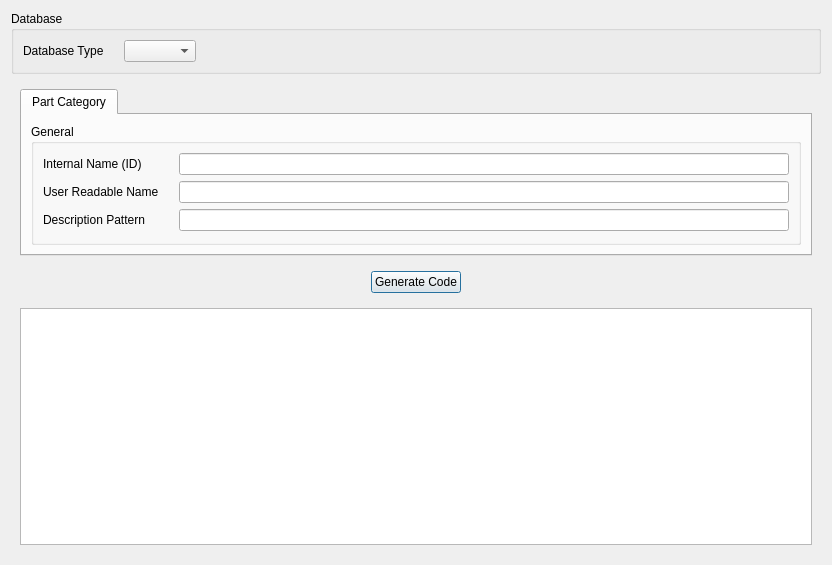
<?xml version="1.0" encoding="UTF-8"?>
<ui version="4.0">
 <class>SQLGeneratorDialog</class>
 <widget class="QDialog" name="SQLGeneratorDialog">
  <property name="geometry">
   <rect>
    <x>0</x>
    <y>0</y>
    <width>832</width>
    <height>565</height>
   </rect>
  </property>
  <property name="windowTitle">
   <string>Dialog</string>
  </property>
  <layout class="QVBoxLayout" name="verticalLayout">
   <item>
    <widget class="QGroupBox" name="groupBox">
     <property name="title">
      <string>Database</string>
     </property>
     <layout class="QFormLayout" name="formLayout">
      <property name="fieldGrowthPolicy">
       <enum>QFormLayout::ExpandingFieldsGrow</enum>
      </property>
      <property name="horizontalSpacing">
       <number>20</number>
      </property>
      <item row="0" column="0">
       <widget class="QLabel" name="label">
        <property name="text">
         <string>Database Type</string>
        </property>
       </widget>
      </item>
      <item row="0" column="1">
       <widget class="QComboBox" name="dbTypeBox"/>
      </item>
     </layout>
    </widget>
   </item>
   <item>
    <widget class="QWidget" name="widget_2" native="true">
     <property name="sizePolicy">
      <sizepolicy hsizetype="Preferred" vsizetype="Preferred">
       <horstretch>0</horstretch>
       <verstretch>1</verstretch>
      </sizepolicy>
     </property>
     <layout class="QVBoxLayout" name="verticalLayout_2">
      <item>
       <widget class="QTabWidget" name="codeTypeTabber">
        <property name="currentIndex">
         <number>0</number>
        </property>
        <widget class="QWidget" name="pcatWidget">
         <attribute name="title">
          <string>Part Category</string>
         </attribute>
         <layout class="QVBoxLayout" name="verticalLayout_3">
          <item>
           <widget class="QGroupBox" name="groupBox_2">
            <property name="title">
             <string>General</string>
            </property>
            <layout class="QFormLayout" name="formLayout_2">
             <property name="horizontalSpacing">
              <number>20</number>
             </property>
             <item row="0" column="0">
              <widget class="QLabel" name="label_2">
               <property name="text">
                <string>Internal Name (ID)</string>
               </property>
              </widget>
             </item>
             <item row="0" column="1">
              <widget class="QLineEdit" name="pcatIDField"/>
             </item>
             <item row="1" column="0">
              <widget class="QLabel" name="label_3">
               <property name="text">
                <string>User Readable Name</string>
               </property>
              </widget>
             </item>
             <item row="1" column="1">
              <widget class="QLineEdit" name="pcatUserReadableNameField"/>
             </item>
             <item row="2" column="1">
              <widget class="QLineEdit" name="pcatDescPatternField"/>
             </item>
             <item row="2" column="0">
              <widget class="QLabel" name="label_4">
               <property name="text">
                <string>Description Pattern</string>
               </property>
              </widget>
             </item>
            </layout>
           </widget>
          </item>
         </layout>
        </widget>
       </widget>
      </item>
      <item>
       <widget class="QWidget" name="widget" native="true">
        <layout class="QHBoxLayout" name="horizontalLayout">
         <item>
          <spacer name="horizontalSpacer">
           <property name="orientation">
            <enum>Qt::Horizontal</enum>
           </property>
           <property name="sizeHint" stdset="0">
            <size>
             <width>40</width>
             <height>20</height>
            </size>
           </property>
          </spacer>
         </item>
         <item>
          <widget class="QPushButton" name="genCodeButton">
           <property name="text">
            <string>Generate Code</string>
           </property>
          </widget>
         </item>
         <item>
          <spacer name="horizontalSpacer_2">
           <property name="orientation">
            <enum>Qt::Horizontal</enum>
           </property>
           <property name="sizeHint" stdset="0">
            <size>
             <width>40</width>
             <height>20</height>
            </size>
           </property>
          </spacer>
         </item>
        </layout>
       </widget>
      </item>
      <item>
       <widget class="QPlainTextEdit" name="codeArea">
        <property name="sizePolicy">
         <sizepolicy hsizetype="Expanding" vsizetype="Expanding">
          <horstretch>0</horstretch>
          <verstretch>1</verstretch>
         </sizepolicy>
        </property>
        <property name="readOnly">
         <bool>true</bool>
        </property>
       </widget>
      </item>
     </layout>
    </widget>
   </item>
  </layout>
 </widget>
 <resources/>
 <connections/>
</ui>
